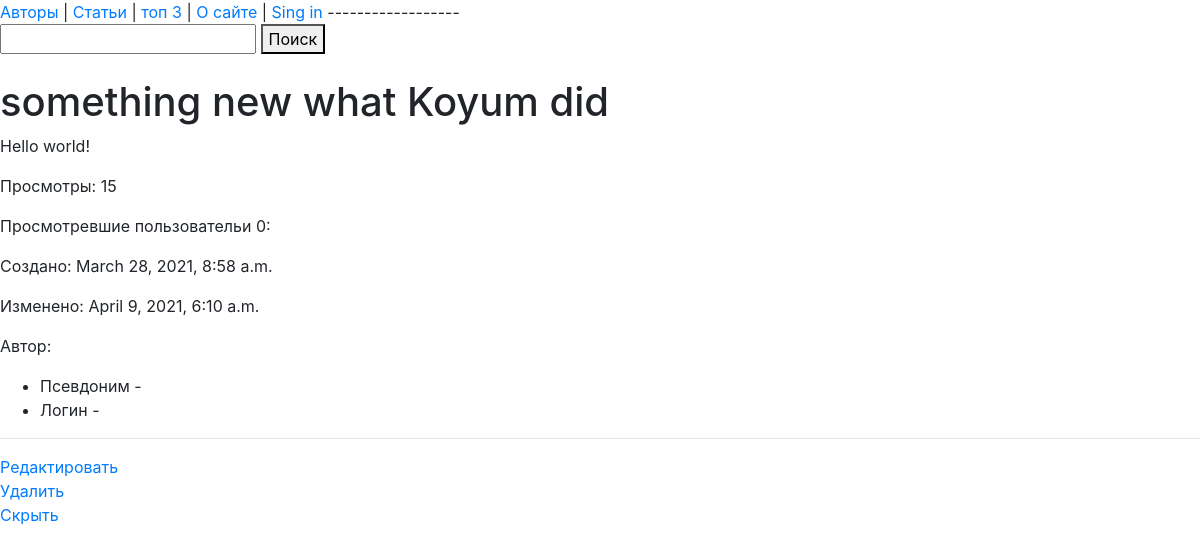
The page /article/8/ on the database as committed earlier.
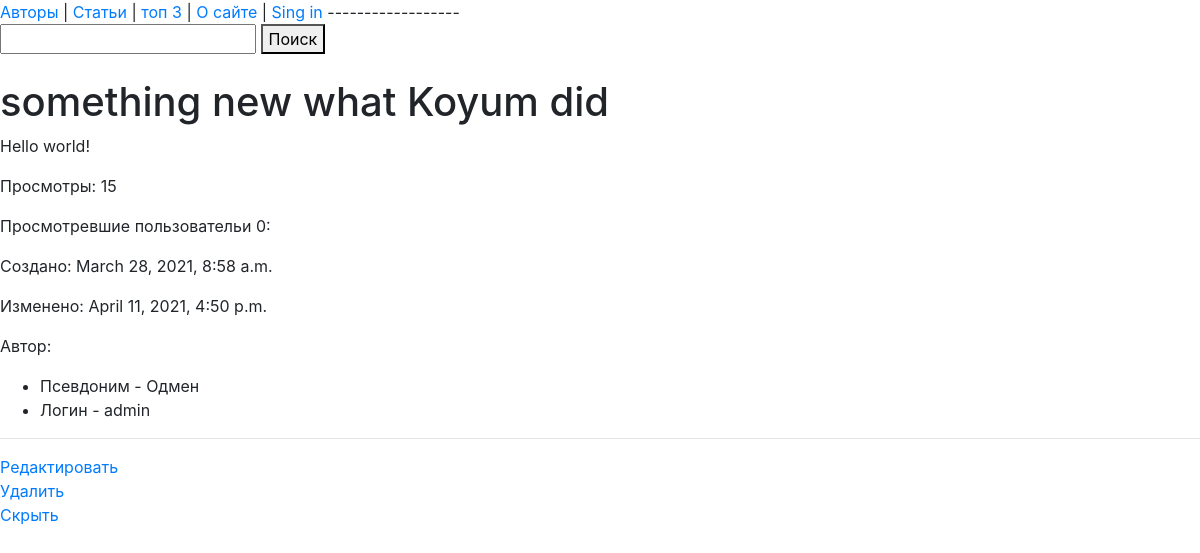
The same page on the database as committed later.
### core/models.py (models this page shows, shortened)
class Article(models.Model):
    title = models.CharField(max_length=255)
    text  = models.TextField()
    author = models.ForeignKey(
        to="Author",
        on_delete=models.SET_NULL,
        null=True, blank=True,
        related_name="article",
        verbose_name = "Автор"
    )
    readers = models.ManyToManyField(
        to=User,
        related_name="readed_articles",
        blank=True,
    )
    updated_at = models.DateTimeField(auto_now=True, null=True)
    views = models.IntegerField(default=0, verbose_name=" Просмотры")
    created_at = models.DateTimeField(
        auto_now_add=True,
        null=True
    )
    is_active = models.BooleanField(default=True)
    picture = models.ImageField(
        upload_to="articles_image",
        null=True, blank=True,
        verbose_name="Картинка статьи")

class Author(models.Model):
    user = models.OneToOneField(
        to=User,
        on_delete=models.CASCADE,
        related_name="author",
        verbose_name="Пользователь",
        null=False,
        blank=False,
    )
    nik = models.CharField(max_length=55)
    photo = models.ImageField(upload_to='photo', null=True, blank=True)
    class Meta:
        verbose_name = "Автор"
        verbose_name_plural = "Авторы"

### core/views.py (the view)
# urls.py: path('article/<int:id>/', article_page, name='article'),
def article_page(request, id):
    article = Article.objects.get(id=id)
    article.views += 1
    if request.user.is_authenticated:
        article.readers.add(request.user)
        article.save()
    return render(request, "article.html", {"article": article})

### core/templates/article.html (shortened to what this page needs)
{% extends "base.html" %}
{% block content %}
    <h1>{{article.title}}</h1>
    <p>{{article.text}}</p>
    <p>Просмотры: {{ article.views }}</p>
    <p>Просмотревшие пользовательи {{ article.readers.count }}:
    </p>
    <p>Создано: {{ article.created_at }}</p>
    <p>Изменено: {{ article.updated_at }}</p>
    <p>
        Автор:
        <ul>
            <li>Псевдоним - {{ article.author.nik }}</li>
            <li>Логин  - {{ article.author.user.username }}</li>
        </ul>
    </p>
    <hr>
    <a href="{% url 'article-edit' article.id%}">Редактировать</a>
    <br>
    <a href="{% url 'article_delete' article.id %}"> Удалить</a>
    <br>
    <a href="{% url 'article_hide' article.id %}"> Скрыть</a>
{% endblock %}

Rows that differ between the two databases and show on the page:
changed Article "something new what Koyum did": updated_at "April 9, 2021, 6:10 a.m." → "April 11, 2021, 4:50 p.m."; author.nik (not shown) → "Одмен"; author.user.username (not shown) → "admin"
